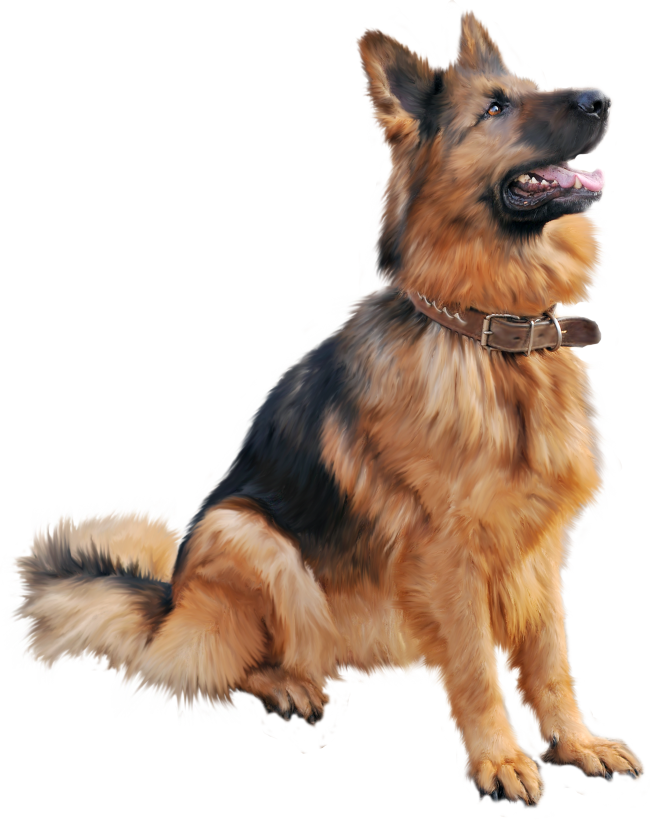
#> input picture dog.png, 1300 x 1639 px (shown at 1/2 size)
$ python 'Custom Seating Cards.py'
#> lines starting #> are read from the running program, lines starting #| are printed output that depends on the picture
#> (reads guests.txt from the repository)
#! python3

"""Create custom invitations from a guest list with flowery decorations."""

import os
from PIL import Image
from PIL import ImageDraw
from PIL import ImageFont

def create_card(name):
    """Creates a personalised invitation card with the provided name on it."""
    card = Image.new('RGBA', (360, 288), 'white')
#> card: PIL image 360x288 RGBA; every value is 255
    flower = Image.open('dog.png')
#> flower is the input picture: PIL image 1300x1639 RGBA; mean R, G, B, A 197.4, 177.7, 163.3, 105.8
    card.paste(flower, (10, 40), flower)
    cut_guide = Image.new('RGBA', (364, 292), 'black')
    cut_guide.paste(card, (2, 2))
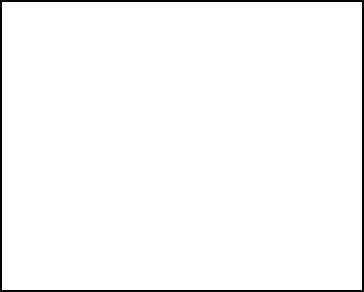
#> cut_guide: PIL image 364x292 RGBA; mean R, G, B, A 248.7, 248.7, 248.7, 255

    draw_obj = ImageDraw.Draw(cut_guide)
    fonts_folder = 'usr/share/fonts/TTF'
    custom_font = ImageFont.truetype(os.path.join(fonts_folder,
                                                  'MyCards.ttf'), 72)
    draw_obj.text((120, 100), name, fill='blue', font=custom_font)

    cut_guide.save('{}-invite.png'.format(name))
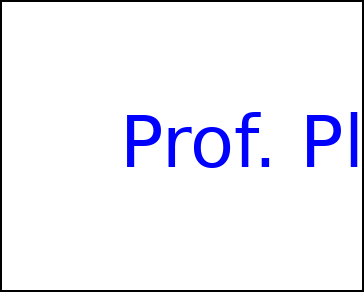
#> saved as Prof. Plum
-invite.png: PIL image 364x292 RGBA; mean R, G, B, A 240.5, 240.5, 248.7, 255


with open('guests.txt') as f:
    guests = f.readlines()

for guest in guests:
    create_card(guest)

print('All invitations personalised and saved to the CWD - enjoy the dinner.')
